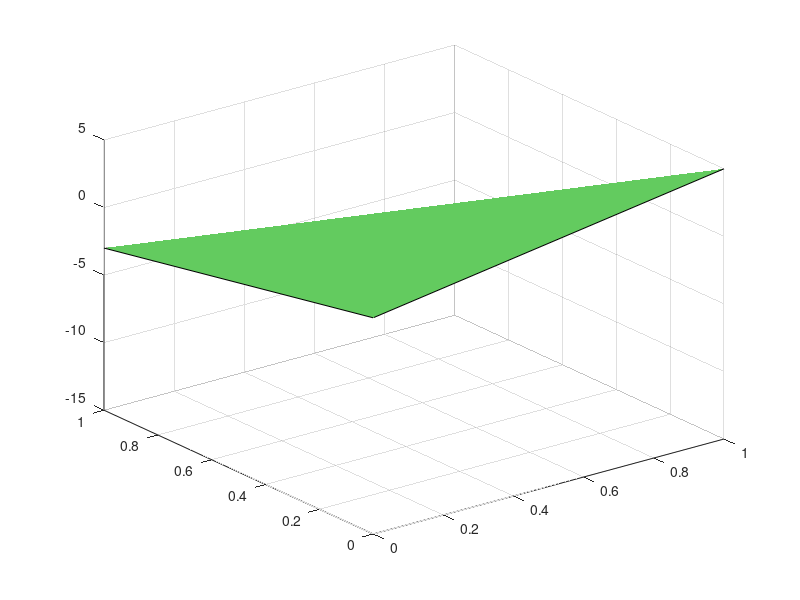

MATLAB code to generate this figure: (Note: this script raises an error after producing the figure.)
clc;clear;close all force;

load ex39

x=0:1;
y=0:1;
[X,Y] = meshgrid(x,y)

z(1,1) = 1;
z(2,1) = -3;
z(1,2) = 5;
z(2,2) = -11;
z_int=interp2(X,Y,z,1/4,1/2);

surf(X,Y,z);hold on;
plot3(1/4,1/2,z_int,'Ok');

x=0:0.1:1;
y=0:0.1:1;
[XX,YY] = meshgrid(x,y);
ZZ=interp2(X,Y,z,XX,YY)
figure
surf(XX,YY,ZZ); hold on;
plot3(1/4,1/2,z_int,'or');